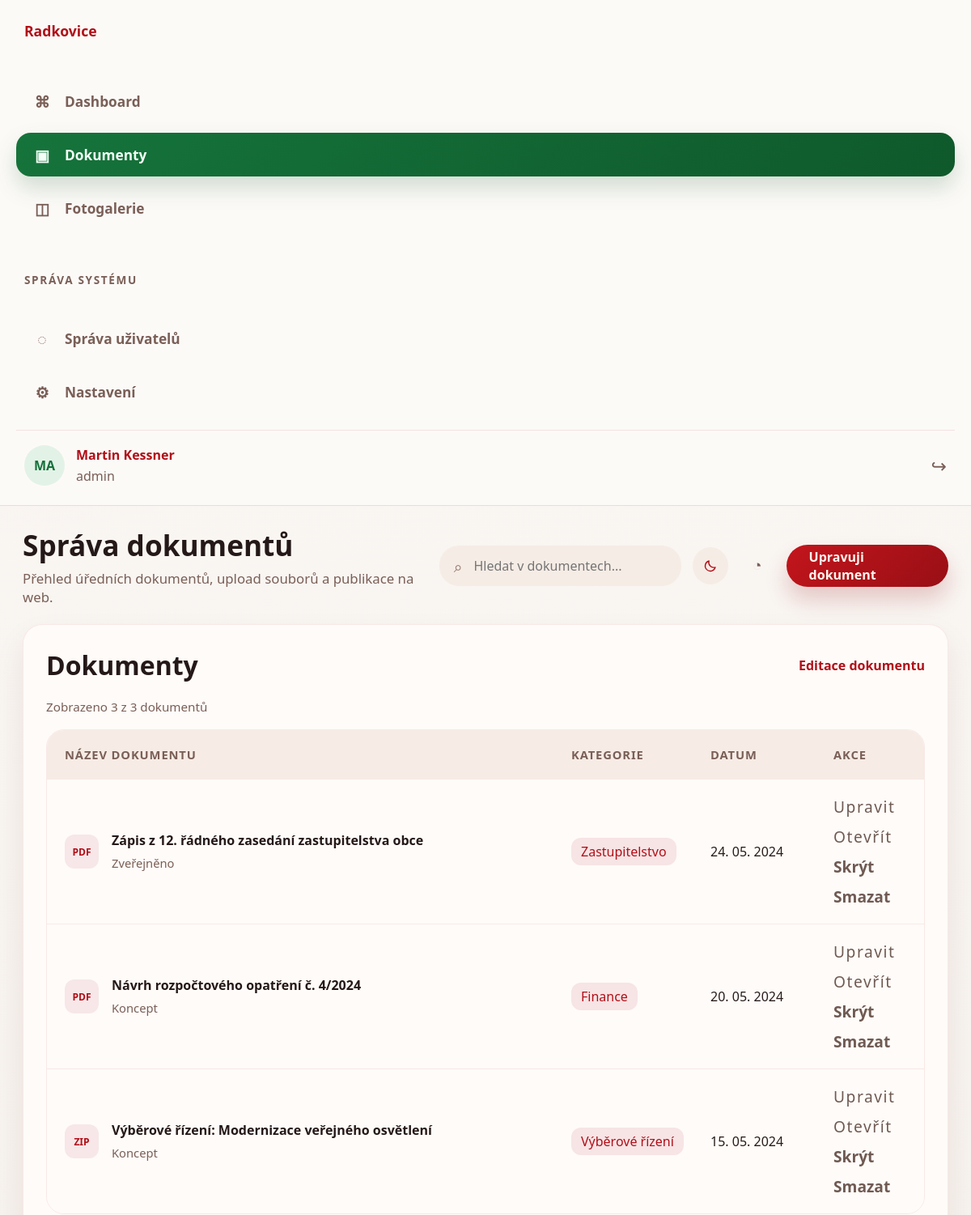
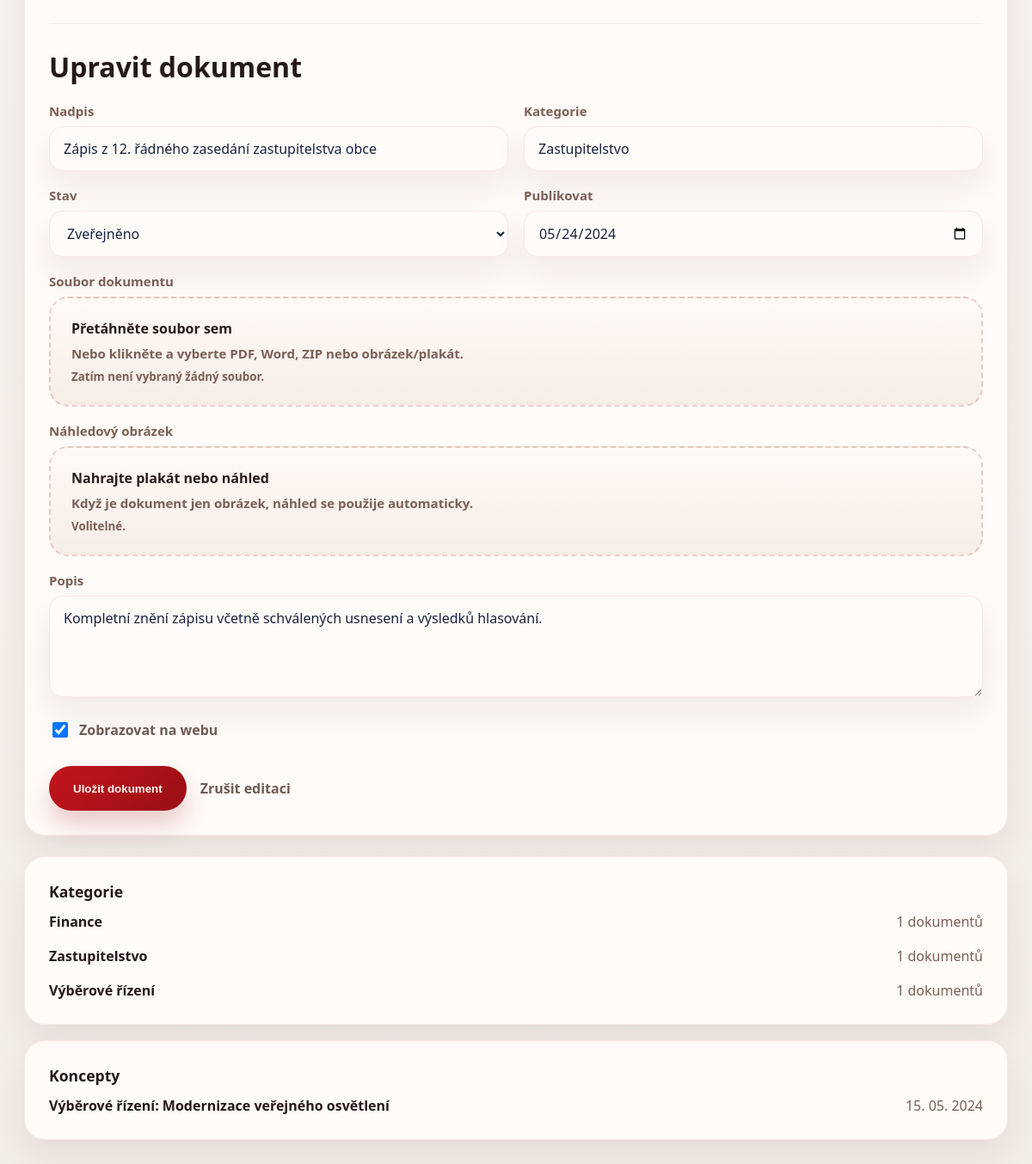
Page /admin-documents.php?edit=1 (signed in) on the committed database (2 pictures, top to bottom).
### tables this page shows
CREATE TABLE IF NOT EXISTS users (
    id INT(11) NOT NULL AUTO_INCREMENT,
    name VARCHAR(255) NOT NULL,
    password VARCHAR(255) NOT NULL,
    role VARCHAR(255) NOT NULL,
    PRIMARY KEY (id)
);

CREATE TABLE IF NOT EXISTS documents (
    id INT(11) NOT NULL AUTO_INCREMENT,
    title VARCHAR(255) NOT NULL,
    category VARCHAR(120) NOT NULL,
    status VARCHAR(50) NOT NULL DEFAULT 'draft',
    file_type VARCHAR(20) NOT NULL DEFAULT 'PDF',
    file_size VARCHAR(50) NOT NULL DEFAULT '',
    summary TEXT NOT NULL,
    published_at DATETIME NULL,
    is_visible TINYINT(1) NOT NULL DEFAULT 1,
    created_at DATETIME NOT NULL,
    updated_at DATETIME NOT NULL,
    PRIMARY KEY (id)
);

### admin-documents.php (the view, shortened to what the rows shown need)
<?php
require_once('app.php');
$editId = isset($_GET['edit']) ? (int) $_GET['edit'] : 0;
$editing = $editId > 0 ? app_find_by_id('documents', $editId) : null;
$search = trim($_GET['q'] ?? '');
$page = max(1, (int) ($_GET['page'] ?? 1));
$perPage = 10;
$offset = ($page - 1) * $perPage;
if ($search !== '') {
    $searchLike = '%' . $search . '%';
    $totalDocuments = (int) (Db::querySingle("SELECT COUNT(*) FROM documents WHERE title LIKE ? OR category LIKE ?", $searchLike, $searchLike) ?? 0);
    $documents = Db::queryAll(
        "SELECT * FROM documents WHERE title LIKE ? OR category LIKE ? ORDER BY published_at DESC, id DESC LIMIT $perPage OFFSET $offset",
        $searchLike,
        $searchLike
    ) ?: array();
} else {
    $documents = Db::queryAll("SELECT * FROM documents ORDER BY published_at DESC, id DESC LIMIT $perPage OFFSET $offset") ?: array();
}
$drafts = Db::queryAll("SELECT title, published_at FROM documents WHERE status = 'draft' ORDER BY published_at ASC, id DESC LIMIT 5") ?: array();
$adminPageTitle = 'Správa dokumentů';
require_once('includes/admin-header.php');
?>
            <section class="admin-section-grid">
                <section class="admin-panel">
                    <div class="admin-panel-head">
                        <h2>Dokumenty</h2>
                    </div>
                    <div class="admin-table">
                        <?php foreach ($documents as $document): ?>
                            <article class="admin-table-row">
                                <div class="admin-doc-title">
                                    <?php if (!empty($document['preview_image'])): ?>
                                        <img class="mini-doc-preview" src="<?php echo app_e($document['preview_image']); ?>" alt="<?php echo app_e($document['title']); ?>">
                                    <?php else: ?>
                                        <span class="mini-doc-icon"><?php echo app_e($document['file_type'] ?: 'DOC'); ?></span>
                                    <?php endif; ?>
                                    <div class="admin-doc-copy">
                                        <strong><?php echo app_e($document['title']); ?></strong>
                                        <span><?php echo app_e($document['status'] === 'published' ? 'Zveřejněno' : 'Koncept'); ?></span>
                                    </div>
                                </div>
                                <span class="pill pill-blue"><?php echo app_e($document['category']); ?></span>
                                <span><?php echo app_e(date('d. m. Y', strtotime($document['published_at'] ?: $document['created_at']))); ?></span>
                                <div class="row-actions row-actions-stack">
                                    <a class="action-link" href="admin-documents.php?edit=<?php echo (int) $document['id']; ?>#editor" aria-label="Upravit dokument">Upravit</a>
                                    <a class="action-link" href="document-open.php?id=<?php echo (int) $document['id']; ?>" target="_blank" rel="noreferrer" aria-label="Otevřít dokument">Otevřít</a>
                                    <form class="inline-form" method="post">
                                        <button class="action-button action-button-text" type="submit" name="toggle_document" aria-label="Přepnout viditelnost"><?php echo (int) $document['is_visible'] === 1 ? 'Skrýt' : 'Zobrazit'; ?></button>
                                    </form>
                                    <form class="inline-form" method="post" onsubmit="return confirm('Opravdu smazat dokument?');">
                                        <button class="action-button action-button-text" type="submit" name="delete_document" aria-label="Smazat dokument">Smazat</button>
                                    </form>
                                </div>
                            </article>
                        <?php endforeach; ?>
                    </div>
                    <form id="editor" class="admin-editor" method="post" enctype="multipart/form-data">
                        <div class="admin-panel-head">
                            <h2><?php echo $editing ? 'Upravit dokument' : 'Přidat dokument'; ?></h2>
                        </div>
                        <div class="admin-form-grid">
                            <label class="admin-field">
                                <span>Nadpis</span>
                                <input type="text" name="title" value="<?php echo app_e($editing['title'] ?? ''); ?>" required>
                            </label>
                            <label class="admin-field">
                                <span>Kategorie</span>
                                <input type="text" name="category" value="<?php echo app_e($editing['category'] ?? ''); ?>" required>
                            </label>
                            <label class="admin-field">
                                <span>Stav</span>
                                <select name="status">
                                    <?php foreach (array('published' => 'Zveřejněno', 'draft' => 'Koncept') as $value => $label): ?>
                                        <option value="<?php echo $value; ?>" <?php echo (($editing['status'] ?? 'published') === $value) ? 'selected' : ''; ?>><?php echo $label; ?></option>
                                    <?php endforeach; ?>
                                </select>
                            </label>
                            <label class="admin-field">
                                <span>Publikovat</span>
                                <input type="date" name="published_at" value="<?php echo isset($editing['published_at']) && $editing['published_at'] ? date('Y-m-d', strtotime($editing['published_at'])) : ''; ?>">
                            </label>
                            <label class="admin-field admin-field-full">
                                <span>Popis</span>
                                <textarea name="summary" rows="4" placeholder="Krátký popis dokumentu nebo informace k plakátu."><?php echo app_e($editing['summary'] ?? ''); ?></textarea>
                            </label>
                            <label class="admin-checkbox">
                                <input type="checkbox" name="is_visible" <?php echo !isset($editing['is_visible']) || (int) $editing['is_visible'] === 1 ? 'checked' : ''; ?>>
                                <span>Zobrazovat na webu</span>
                            </label>
                        </div>
                    </form>
                </section>
                <aside class="admin-side-stack">
                    <section class="admin-panel">
                        <h2>Kategorie</h2>
                    </section>
                    <section class="admin-panel">
                        <h2>Koncepty</h2>
                        <div class="admin-mini-list">
                            <?php foreach ($drafts as $item): ?>
                                <div><strong><?php echo app_e($item['title']); ?></strong><span><?php echo app_e(date('d. m. Y', strtotime($item['published_at'] ?: app_now()))); ?></span></div>
                            <?php endforeach; ?>
                        </div>
                    </section>
                </aside>
            </section>
<?php require_once('includes/admin-footer.php'); ?>

### includes/admin-header.php (shortened to what the rows shown need)
<?php
require_once(__DIR__ . '/../app.php');
$adminPageTitle = $adminPageTitle ?? 'Administrace';
$adminUser = app_admin_user();
?>
<!DOCTYPE html>
<html lang="cs">
<head>
    <link rel="stylesheet" href="assets/css/admin.css">
</head>
<body class="admin-body">
    <div class="admin-layout">
        <aside class="admin-sidebar">
            <div class="admin-user">
                <div class="admin-avatar"><?php echo app_e(strtoupper(substr($adminUser['name'] ?? 'AD', 0, 2))); ?></div>
                <div>
                    <strong><?php echo app_e($adminUser['name'] ?? 'Administrátor'); ?></strong>
                    <span><?php echo app_e($adminUser['role'] ?? 'admin'); ?></span>
                </div>
                <a class="admin-logout" href="logout.php" aria-label="Odhlásit">↪</a>
            </div>
        </aside>
        <main class="admin-main">
            <header class="admin-topbar">
                <div>
                    <h1><?php echo app_e($adminPageTitle); ?></h1>
                </div>
            </header>

### rows in the picture
users: name "MA", name "Martin Kessner", role "admin"
documents: file_type "PDF", title "Zápis z 12. řádného zasedání zastupitelstva obce", status "Zveřejněno", category "Zastupitelstvo", published_at "24. 05. 2024", shows "Skrýt", published_at "05/24/2024", summary "Kompletní znění zápisu včetně schválených usnesení a výsledků hlasování.", is_visible "☑"
documents: file_type "PDF", title "Návrh rozpočtového opatření č. 4/2024", status "Koncept", category "Finance", published_at "20. 05. 2024", is_visible "Skrýt"
documents: file_type "ZIP", title "Výběrové řízení: Modernizace veřejného osvětlení", status "Koncept", category "Výběrové řízení", published_at "15. 05. 2024", is_visible "Skrýt"

### other values in the picture
app_e($adminPageTitle) "Správa dokumentů"
app_e($adminPageDescription) "Přehled úředních dokumentů, upload souborů a publikace na web."
app_e($adminActionLabel) "Upravuji dokument"
count($documents) "3"
$totalDocuments "3"
app_e($category['category']) "Finance"
$category['total'] "1"
app_e($category['category']) "Zastupitelstvo"
app_e($category['category']) "Výběrové řízení"
